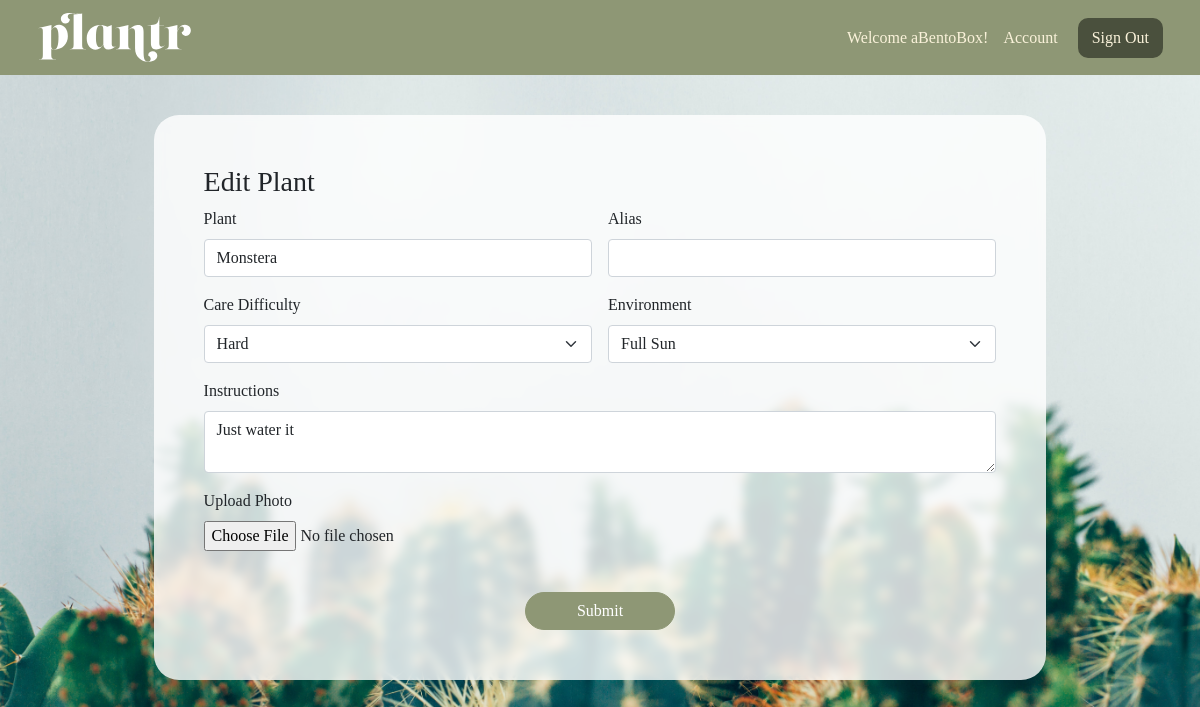
The app's page /plantr/31/edit (signed in) with its own data.
### login_app/models.py (models this page shows)
class User(models.Model):
   alias = models.CharField(max_length=50)
   fname = models.CharField(max_length=50)
   lname = models.CharField(max_length=50)
   email = models.CharField(max_length=50)
   password = models.CharField(max_length=50)
   created_at = models.DateTimeField(auto_now_add = True)
   updated_at = models.DateTimeField(auto_now = True)
   objects = UserManager()

### plantApp/models.py (models this page shows, shortened)
class Plant(models.Model):
   LEVELS = (
   (0, ''),
   (1, 'Easy'),
   (2, 'Medium'),
   (3, 'Hard'),
)
   poster = models.ForeignKey(User, related_name = "user_plants", on_delete = models.CASCADE)
   plantName = models.CharField(max_length=50)
   plantAlt = models.CharField(max_length=255, blank=True, default='')
   level = models.CharField(max_length=50)
   env = models.CharField(max_length=1, choices=LEVELS)
   desc = models.CharField(max_length=255)
   plantImg = models.ImageField(upload_to='plants/', null=True, blank=True, default='../static/default_plant.jpg')
   users_fav = models.ManyToManyField(User, related_name = 'fav_plants')
   objects = plantsManager()

### plantApp/views.py (the view)
# urls.py: path('<int:plant_id>/edit', views.editPlant),
def editPlant(request, plant_id):
   if 'user_id' not in request.session:
        messages.error(request, "Must be logged in!")
        return redirect('/')
   user = User.objects.get(id=request.session['user_id'])
   plantToEdit = Plant.objects.get(id = plant_id)
   context = {
      'user': user,
      'plant': plantToEdit
   }
   return render(request, 'edit_plant.html', context)

### plantApp/templates/edit_plant.html (shortened to what this page needs)
<!DOCTYPE html>
<html lang="en">
<head>
   <link href="https://cdn.jsdelivr.net/npm/bootstrap@5.0.1/dist/css/bootstrap.min.css" rel="stylesheet">
   {% load static %}
   <link rel="stylesheet" href="{% static 'plantApp/static/css/editplant.css' %}">
</head>
<body>
   <div id='container'>
      <nav class="navbar navbar-light">
         <div class="container-fluid">
            <a class="navbar-brand" href="/plantr">
               <img src="/static/plantr-light.svg" alt="" width="155" height="55">
            </a>
            <form class="d-flex">
               <span class="navbar-text">
                  Welcome {{ user.alias }}! &nbsp;&nbsp;
                  <a href="../users/{{ user.id }}">Account</a>
               </span>
               <a href="/logout" class="btn btn-danger" role="button">
                  Sign Out
                  </a>
               </form>
         </div>
         </nav>
   <div class='container-sm'>
      <div class='forms'>
         <h3>Edit Plant</h3>
            <form action='../{{ plant.id }}/update' method="POST" enctype="multipart/form-data" class="row g-3">
               <div class="col-md-6">
                  <label for="inputPlant4" class="form-label">Plant</label>
                  <input type="text" name='plantName' class="form-control" id="inputPlant4" value="{{ plant.plantName }}">
               </div>
               <div class="col-md-6">
                  <label for="inputAlias4" class="form-label">Alias</label>
                  <input type="text" name='plantAlt' class="form-control" id="inputAlias4" value="{{ plant.plantAlt }}">
               </div>
               <div class="col-md-6">
                  <label for="inputLevel" class="form-label">Care Difficulty</label>
                     <select id="level" name="level" class="form-select">
                        <option selected value='{{ plant.level }}'>{{ plant.level }}</option>
                     </select>
                  </div>
                  <div class="col-md-6">
                  <label for="inputEnv" class="form-label">Environment</label>
                     <select id="env" name="env" class="form-select">
                        <option selected value='{{ plant.env }}'>{{ plant.env }}</option>
                     </select>
                  </div>
               <div class="col-12">
                  <label for="inputDesc" class="form-label">Instructions</label>
                  <div class="input-group">
                  <textarea class="form-control" name='desc' aria-label="With textarea">{{ plant.desc }}</textarea>
                  </div>
               </div>
               <div class="col-12">
                  <label for="inputPhoto" class="form-label">Upload Photo</label><br>
                  <input type='file' name='plantImg' class='desc_input'>
               </div>
               <div class="col-12 text-center">
                  <button type="submit" class="btn btn-success">Submit</button>
               </div>
            </form>
         </div>
      </div>
   </div>
</body>
</html>

### plantApp/static/css/editplant.css (style rules this page uses)
* { margin: 0; padding: 0; font-family:Georgia, 'Times New Roman', Times, serif; }
body { width: 100%; background: #8e9775; background: url("../../../static/plantr.jpeg") no-repeat center center fixed; background-size: cover; }
.navbar-text a { color: #faf2da !important; text-decoration: none; }
.navbar.navbar-light { background-color: #8e9775; padding: 5px 25px; }
.navbar-light .navbar-text { color: #faf2da; font-weight: 100; }
.btn.btn-danger { background-color: #4a503d; color: #faf2da; border: 2px solid #4a503d; border-radius: 10px; margin-left: 20px; }
.btn.btn-success { border-radius: 50px; background-color: #8e9775; border: 1px solid #8e9775; min-width: 150px; margin-top: 25px; }
.forms { background-color: rgb(255, 255, 255, 0.8); padding: 50px; border-radius: 25px; margin: 40px 10%; backdrop-filter: blur(5px); }

### records on screen
User: alias "aBentoBox"
Plant: plantName "Monstera", level "Hard", env "Full Sun", desc "Just water it"
